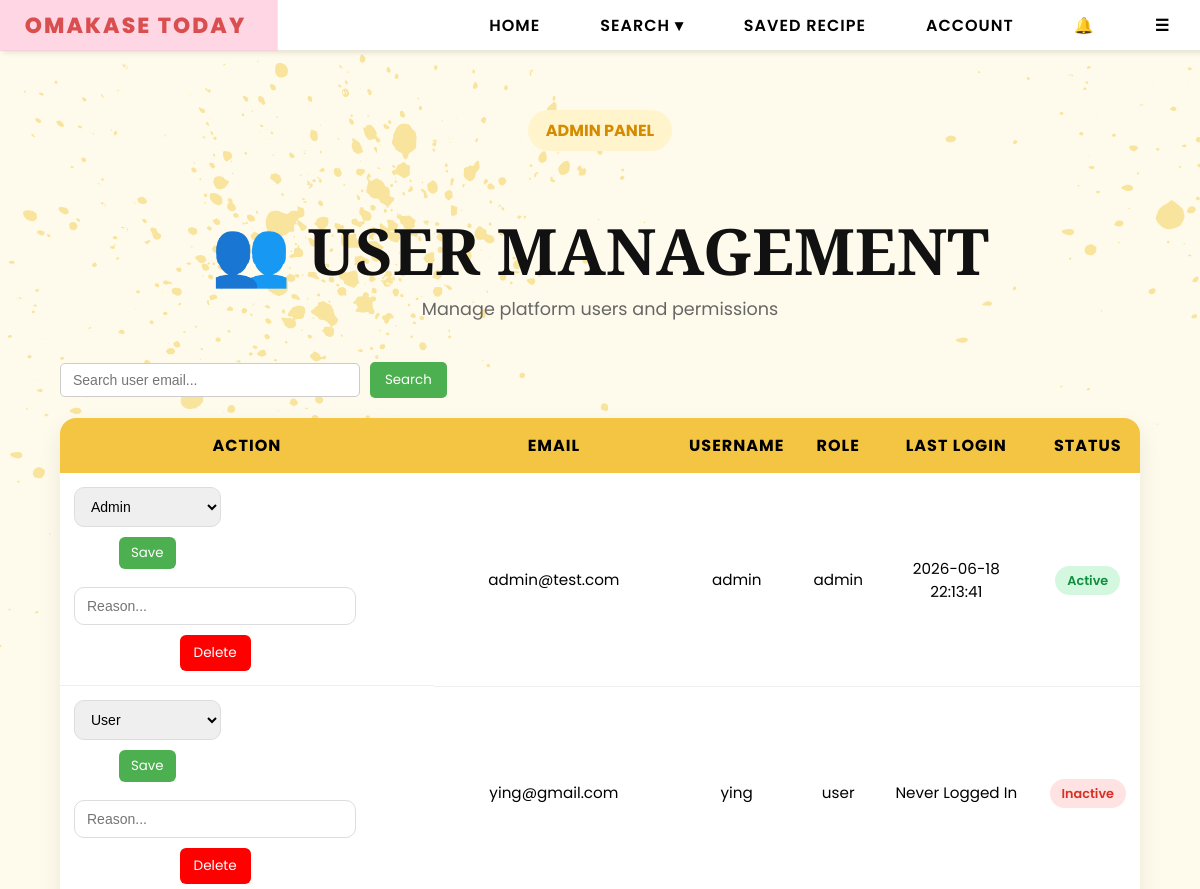
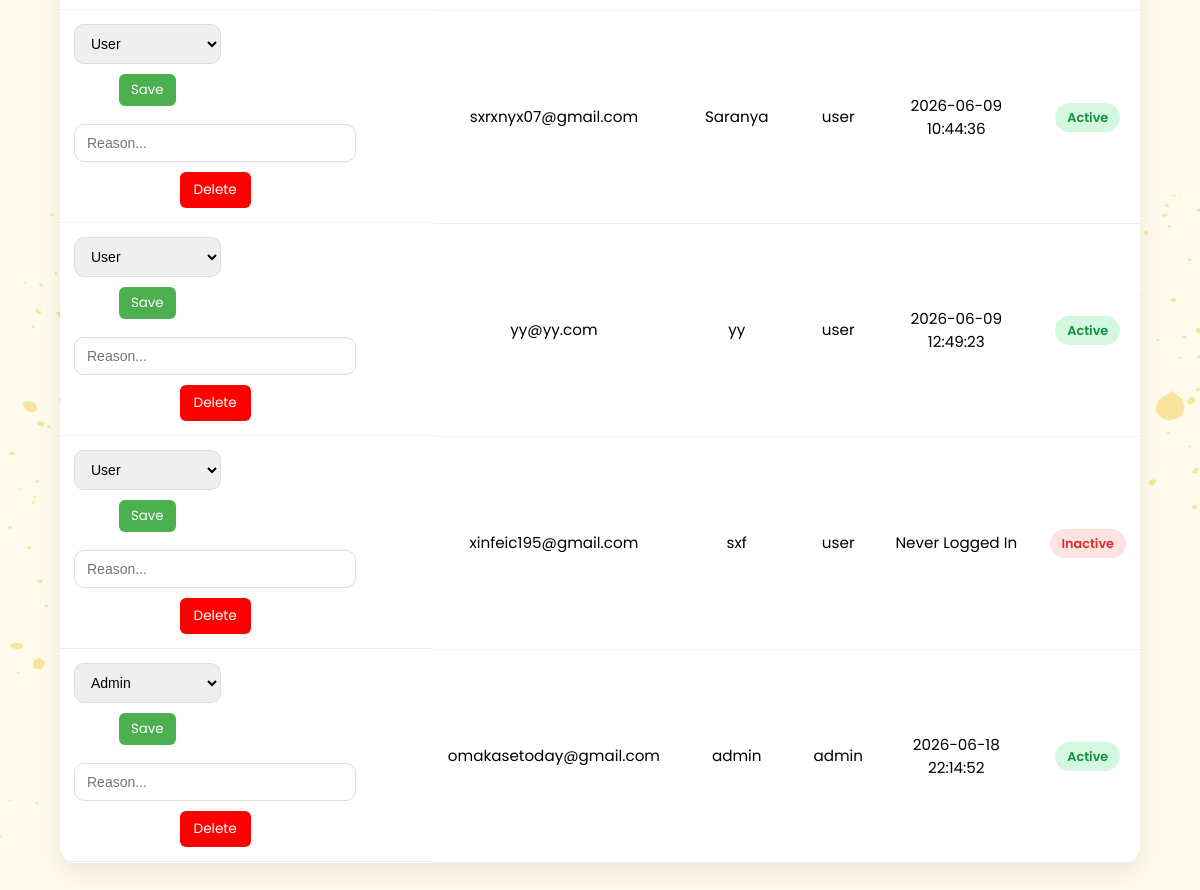
Before: /admin/users (signed in) with the older database file (2 pictures, top to bottom).
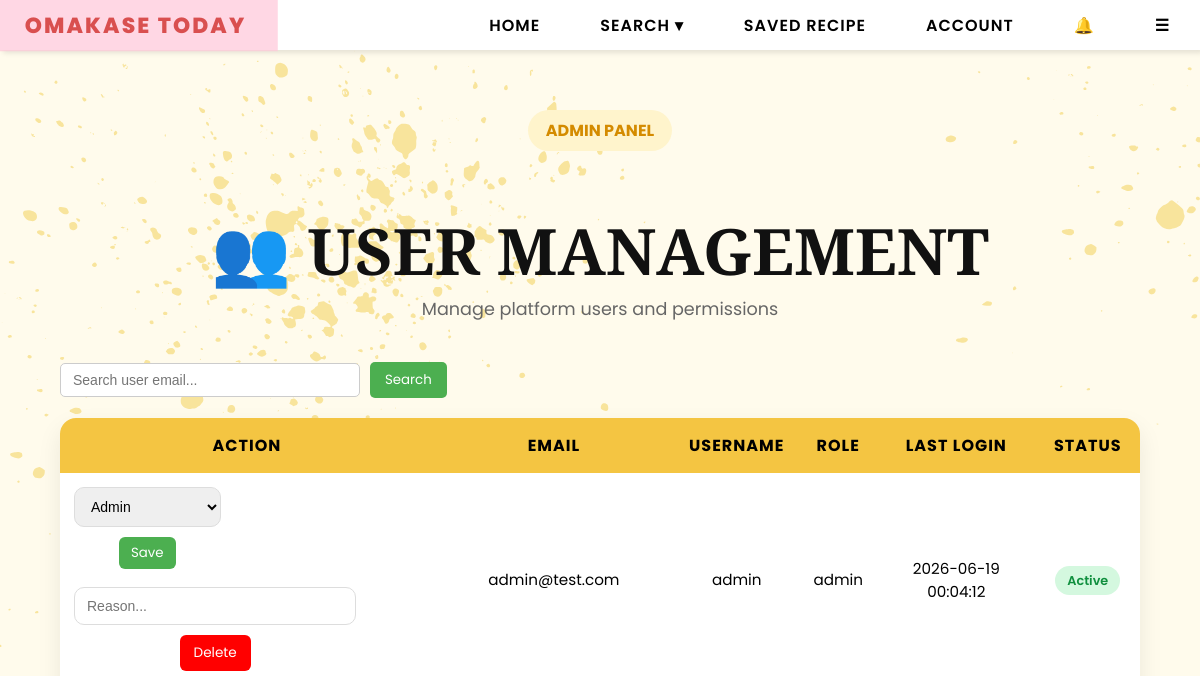
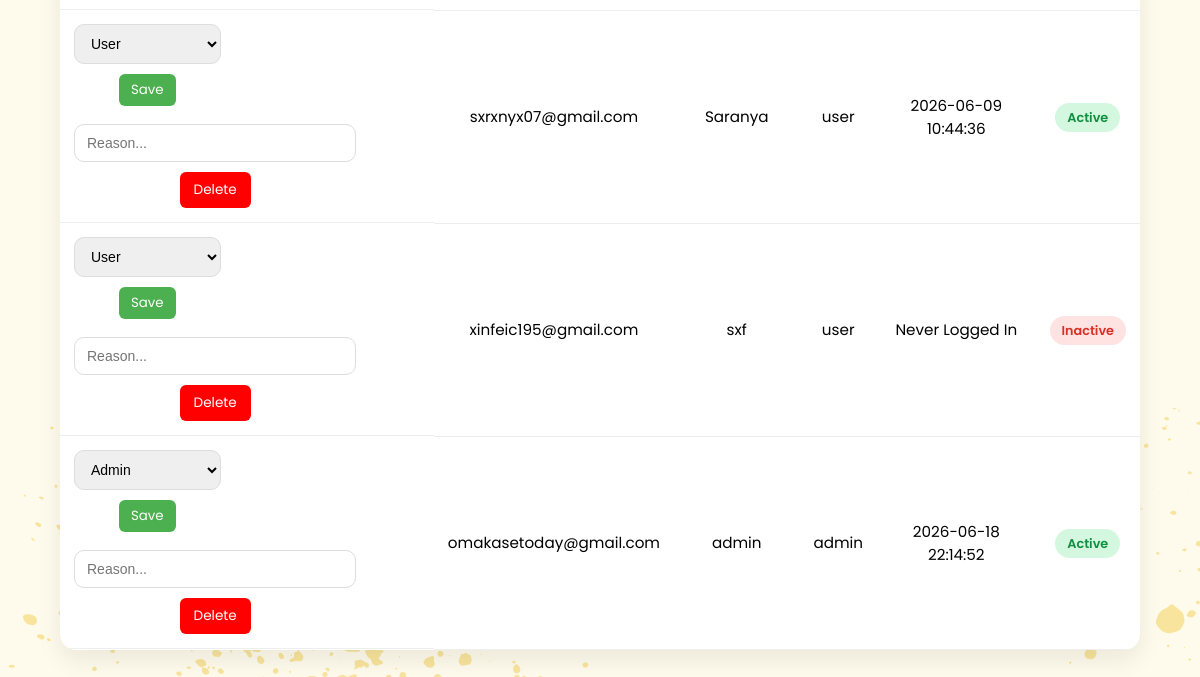
After: the same page with the newer database file (2 pictures, top to bottom).
### tables this page shows
CREATE TABLE users (
        email TEXT PRIMARY KEY,
        username TEXT,
        password TEXT,
        bio TEXT,
        profile_pic TEXT,
        role TEXT DEFAULT 'user'
    , reset_token TEXT, reset_used INTEGER DEFAULT 0, reset_viewed INTEGER DEFAULT 0, last_login TEXT);

### app.py (the view)
@app.route("/admin/users")
def admin_users():
    if session.get("role") != "admin":
        return "403 Forbidden"
    conn = sqlite3.connect(DB_PATH)
    c = conn.cursor()
    c.execute("""
        SELECT email,
            username,
            role,
            last_login
        FROM users
    """)
    users = c.fetchall()
    conn.close()
    six_months_ago = (
            datetime.now() - timedelta(days=180)
        )
    processed_users = []
    for user in users:
        status = "Inactive"
        if user[3]:
            try:
                last_login = datetime.strptime(
                    user[3],
                    "%Y-%m-%d %H:%M:%S"
                )
                if last_login > six_months_ago:
                    status = "Active"
            except:
                status = "Inactive"
        processed_users.append(
            (
                user[0],  # email
                user[1],  # username
                user[2],  # role
                user[3],  # last_login
                status    # active/inactive
            )
        )
    return render_template(
        "admin_users.html",
        users=processed_users
    )

### templates/admin_users.html (shortened to what this page needs)
{% extends "base.html" %}
{% block content %}
<div class="admin-users-wrapper">
    <div class="page-hero">
        <span class="hero-tag">
            ADMIN PANEL
        </span>
        <h1 class="page-title">
            👥 USER MANAGEMENT
        </h1>
        <p class="page-subtitle">
            Manage platform users and permissions
        </p>
    </div>
    <div class="admin-controls">
        <input type="text" id="userSearch" class="search-input"
            placeholder="Search user email...">
        <button onclick="filterUsers()" class="search-btn">
            Search
        </button>
    </div>
    <table class="users-table">
        <thead>
            <tr>
                <th>ACTION</th>
                <th>EMAIL</th>
                <th>USERNAME</th>
                <th>ROLE</th>
                <th>LAST LOGIN</th>
                <th>STATUS</th>
            </tr>
        </thead>
        <tbody id="userBody">
            {% for u in users %}
            <tr>
                <td style="display:flex; gap:8px; flex-wrap:wrap;">
                    <form action="/admin/users/update/{{ u[0] }}" method="POST">
                        <select name="role">
                            <option value="user" {% if u[2]=='user' %}selected{% endif %}>User</option>
                            <option value="admin" {% if u[2]=='admin' %}selected{% endif %}>Admin</option>
                        </select>
                        <button type="submit" class="update-btn">Save</button>
                    </form>
                    <form action="/admin/delete/{{ u[0] }}" method="POST"
                          onsubmit="return confirmDelete(this)">
                        <input type="text" name="reason"
                               placeholder="Reason..."
                               required
                               class="reason-input">
                        <button type="submit" class="delete-btn">
                            Delete
                        </button>
                    </form>
                </td>
                <td>{{ u[0] }}</td>
                <td>{{ u[1] }}</td>
                <td>{{ u[2] }}</td>
                <td>
                    {% if u[3] %}
                        {{ u[3] }}
                    {% else %}
                        Never Logged In
                    {% endif %}
                </td>
                <td>
                    <span class="
                        status-badge
                        {% if u[4] == 'Active' %}
                            active-status
                        {% else %}
                            inactive-status
                        {% endif %}
                    ">
                        {{ u[4] }}
                    </span>
                </td>
            </tr>
            {% endfor %}
        </tbody>
    </table>
</div>
{% endblock %}

### templates/base.html (shortened to what this page needs)
<!DOCTYPE html>
<html lang="en">
<head>
    <link rel="stylesheet" href="{{ url_for('static', filename='css/style.css') }}">
</head>
<body>
<nav>
    <ul>
        <li><a href="{{ url_for('home') }}">Omakase Today</a></li>
        <li class="hideOnMobile"><a href="{{ url_for('home') }}">HOME</a></li>
        <li class="hideOnMobile dropdown">
            <a href="javascript:void(0)" class="dropbtn">SEARCH ▾</a>
        </li>
        <li class="hideOnMobile"><a href="{{ url_for('saved_recipes') }}">SAVED RECIPE</a></li>
        <li class="hideOnMobile"><a href="{{ url_for('profile') }}">ACCOUNT</a></li>
        <li class="notif-wrapper">
            <a href="#" class="notif-icon" onclick="toggleNotif(event)">
                🔔
            </a>
        </li>
        <li class="menu-button" onclick=showSidebar()><a href="#">☰</a></li>
    </ul>
</nav>
{% block content %}{% endblock %}
</body>
</html>

Changed rows visible on the page:
removed users: role "User", email "ying@gmail.com", username "ying", role "user", shows "Never Logged In", u "Inactive"
removed users: role "User", email "yy@yy.com", username "yy", role "user", last_login "2026-06-09 12:49:23", u "Active"
changed users "admin@test.com": last_login "2026-06-18 22:13:41" → "2026-06-19 00:04:12"
